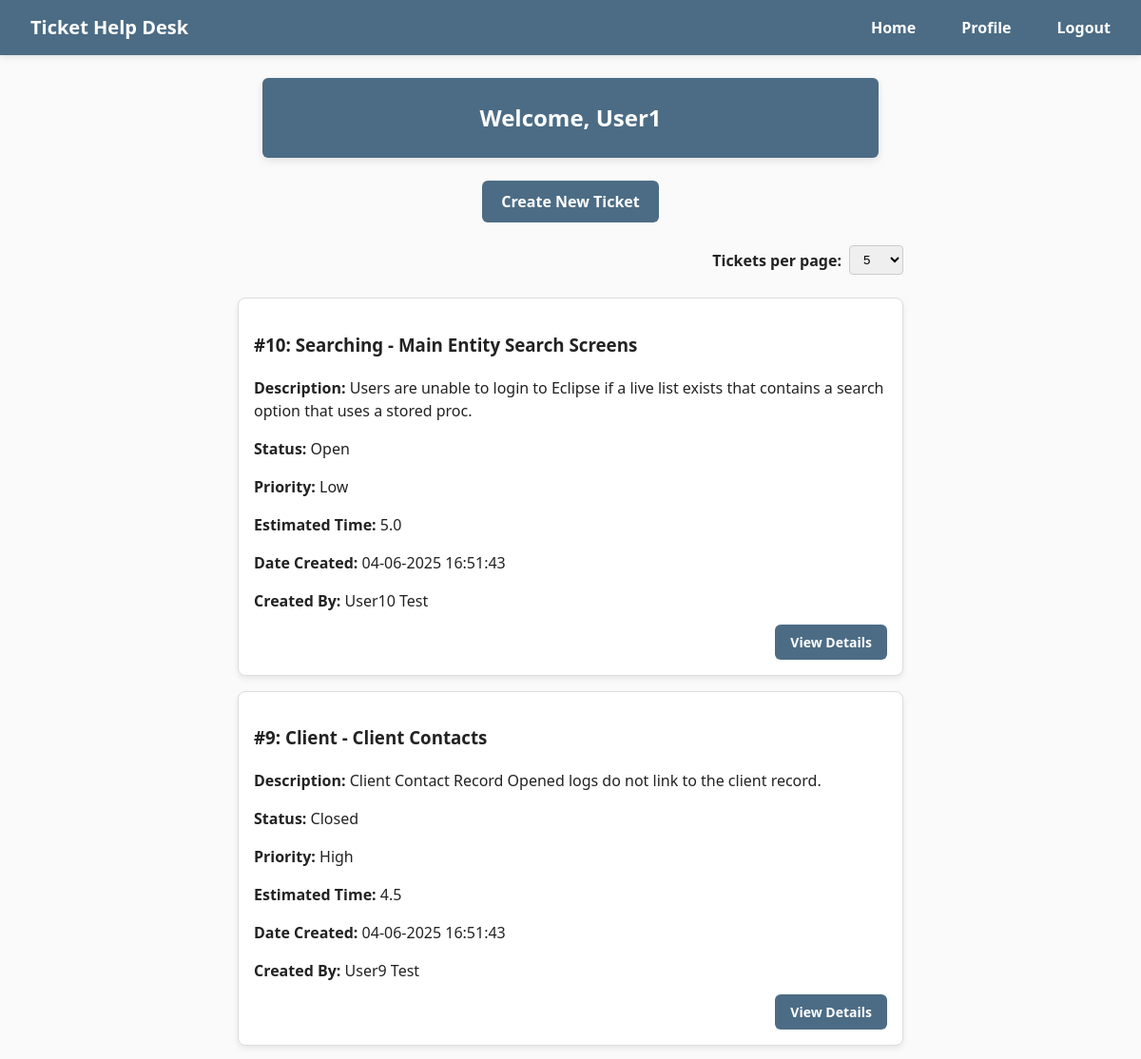
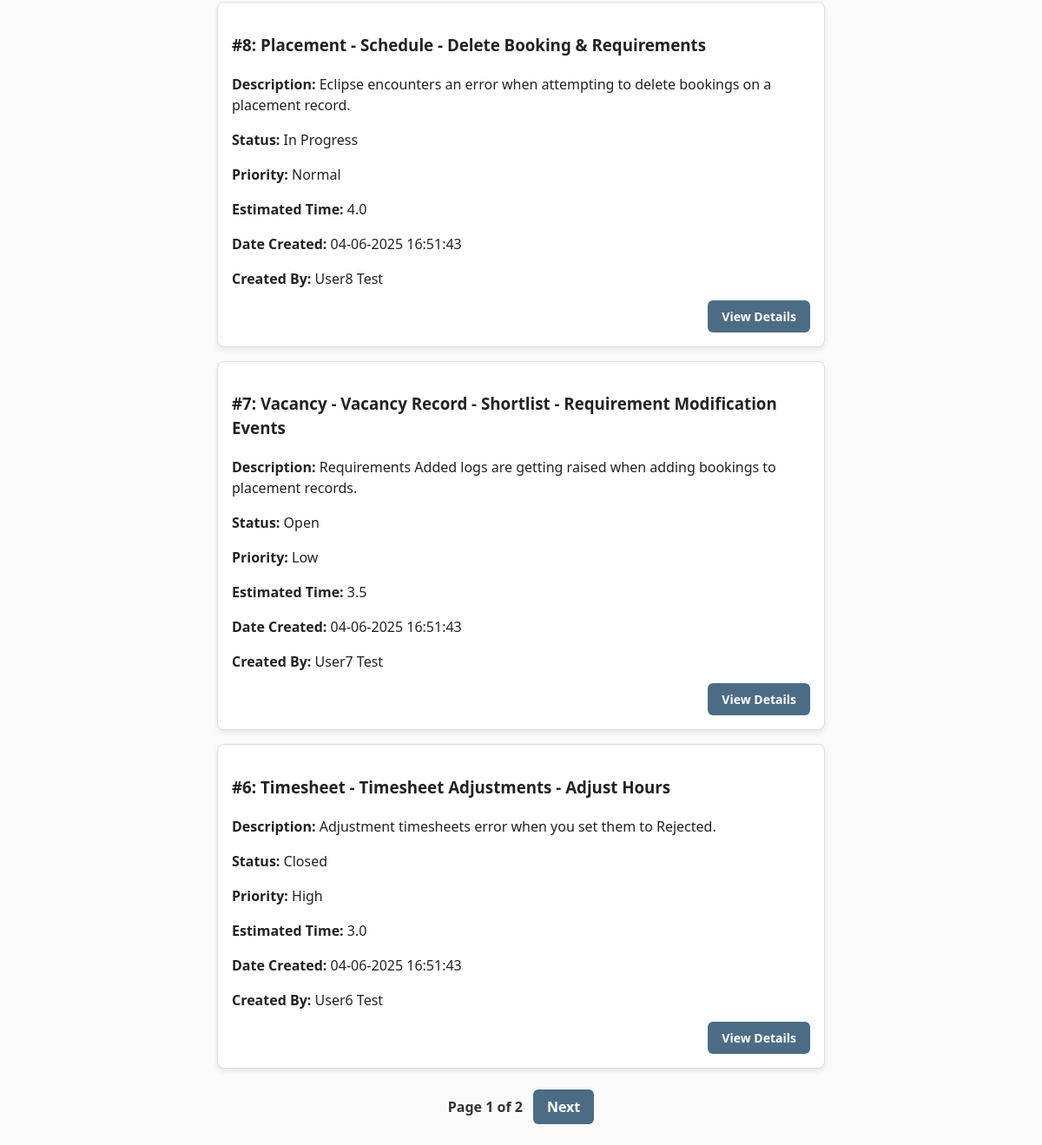
Page / (signed in) on the earlier database version (2 pictures, top to bottom).
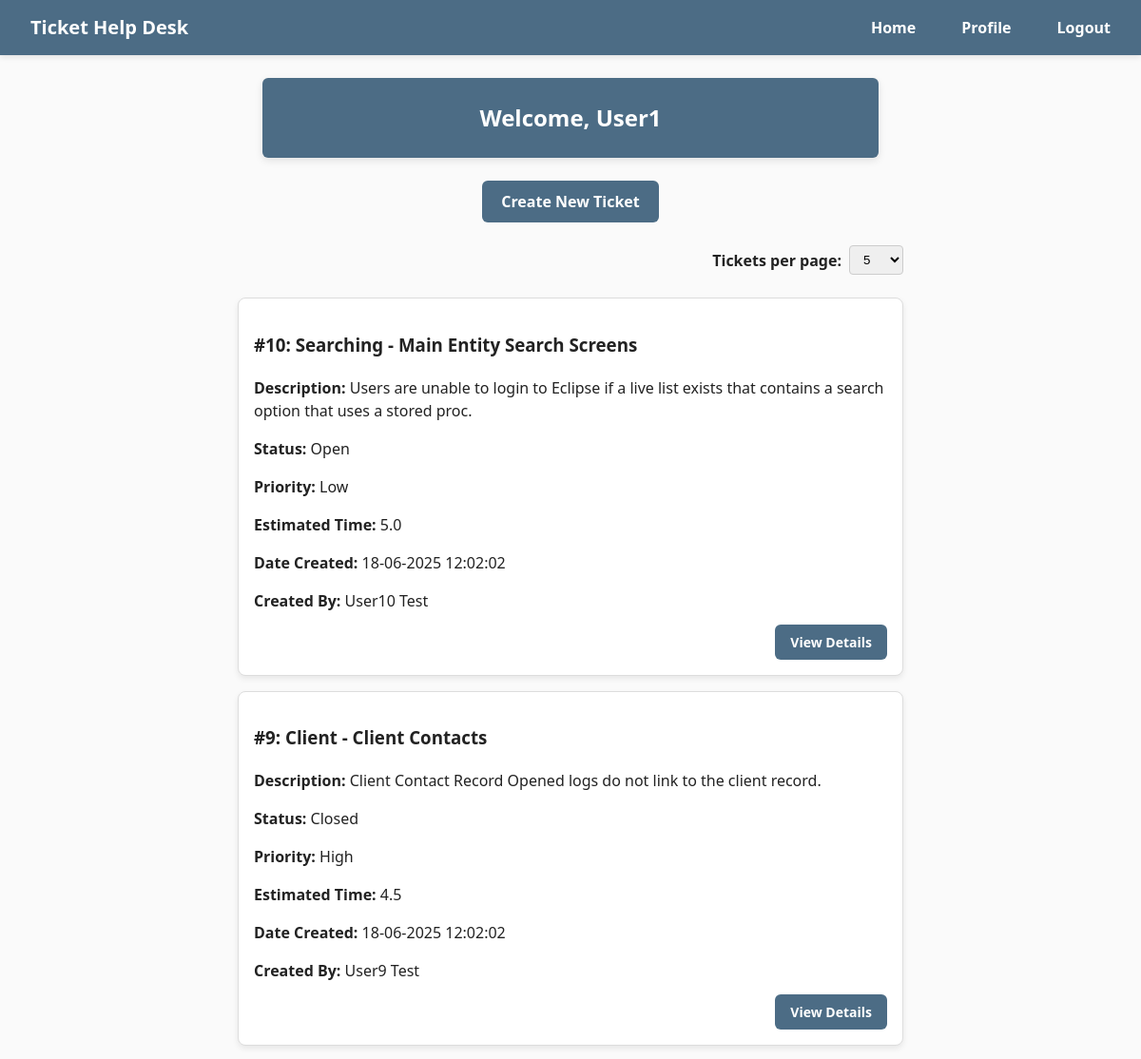
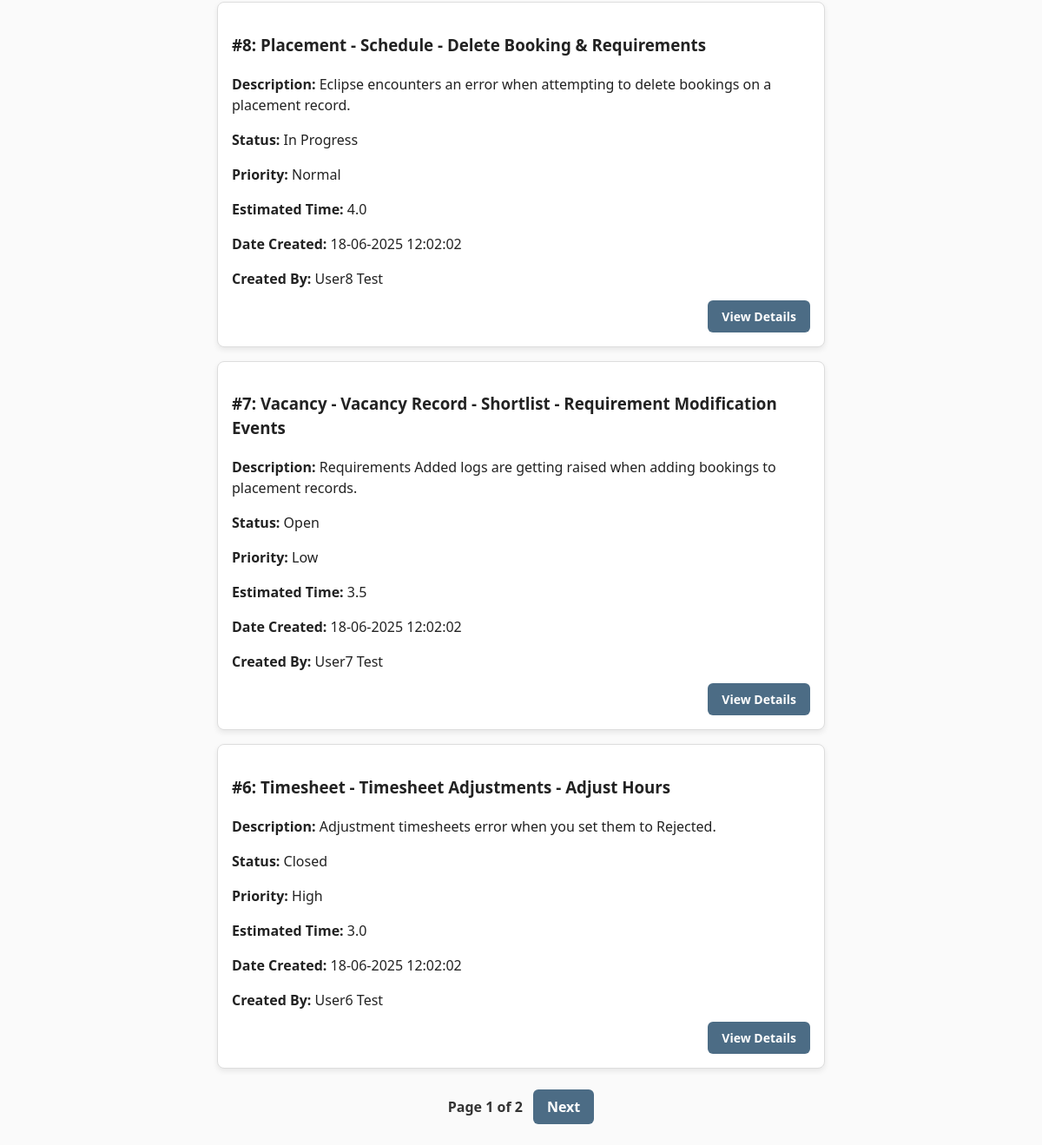
Same page on the later database version (2 pictures, top to bottom).
### HelpDeskTicketingSystem/models/UserModel.py (models this page shows)
class User(db.Model, UserMixin):
    id = db.Column(db.Integer, primary_key=True)
    forename = db.Column(db.String(50))
    surname = db.Column(db.String(50))
    email = db.Column(db.String(150), unique=True)
    password = db.Column(db.String(20))
    account_type = db.Column(db.String(20), nullable=False)

### HelpDeskTicketingSystem/models/TicketModel.py (models this page shows)
class Ticket(db.Model):
    id = db.Column(db.Integer, primary_key=True)
    subject = db.Column(db.String(100), nullable=False)
    description = db.Column(db.Text, nullable=False)
    status = db.Column(db.String(20), nullable=False)
    priority = db.Column(db.String(20), nullable=False)
    estimated_time = db.Column(db.Float, nullable=False)
    date_created = db.Column(db.DateTime(timezone=True), default=func.current_timestamp())
    date_updated = db.Column(db.DateTime(timezone=True), default=func.current_timestamp(), onupdate=func.current_timestamp())
    user_id = db.Column(db.Integer, db.ForeignKey('user.id'))
    user = relationship('User', backref='tickets')

### HelpDeskTicketingSystem/views/home.py (the view)
@home_bp.route('/')
@login_required
def home():
    page = request.args.get('page', 1, type=int)
    per_page = request.args.get('per_page', 5, type=int)
    if current_user.account_type == 'Administrator':
        tickets = Ticket.query.order_by(Ticket.id.desc()).paginate(page=page, per_page=per_page)
    else:
        tickets = Ticket.query.filter_by(user_id=current_user.id).order_by(Ticket.id.desc()).paginate(page=page, per_page=per_page)
    return render_template("home.html", user=current_user, tickets=tickets, per_page=per_page)

### HelpDeskTicketingSystem/__init__.py (called while the page is built)
def create_app(config_class=None):
    app = Flask(__name__)
    if config_class:
        app.config.from_object(config_class)
    else:
        app.config.from_object(Config)
    db.init_app(app)
    login_manager.init_app(app)
    login_manager.login_view = 'auth.login'
    from .views.home import home_bp
    from .views.auth import auth_bp
    from .views.users import users_bp
    from .views.tickets import tickets_bp
    app.register_blueprint(home_bp, url_prefix='/')
    app.register_blueprint(auth_bp, url_prefix='/')
    app.register_blueprint(tickets_bp, url_prefix='/')
    app.register_blueprint(users_bp, url_prefix='/')
    create_database(app)
    from .models import User
    @login_manager.user_loader
    def load_user(user_id):
        return User.query.get(int(user_id))
    return app

### HelpDeskTicketingSystem/templates/home.html (shortened to what this page needs)
{% extends "base.html" %}
{% block content %}
  <h2>Welcome, {{ user.forename }}</h2>
  <div class="create-ticket-wrapper">
    <a href="{{ url_for('tickets.create_ticket') }}" class="btn btn-primary btn-new-ticket">Create New Ticket</a>
  </div>
  <div class="per-page-form-wrapper">
  <form method="get" action="{{ url_for('home.home') }}" class="per-page-form">
    <label for="per_page">Tickets per page:</label>
    <select name="per_page" id="per_page" onchange="this.form.submit()">
      {% for option in [5, 10, 15, 20] %}
        <option value="{{ option }}" {% if per_page == option %}selected{% endif %}>{{ option }}</option>
      {% endfor %}
    </select>
  </form>
  </div>
  <br>
  {% if tickets.items %}
    <div class="list-group">
      {% for ticket in tickets.items %}
        <div class="entity-card entity-card--list">
          <h3>#{{ ticket.id }}: {{ ticket.subject }}</h3>
          <p><strong>Description:</strong> {{ ticket.description }}</p>
          <p><strong>Status:</strong> {{ ticket.status }}</p>
          <p><strong>Priority:</strong> {{ ticket.priority }}</p>
          <p><strong>Estimated Time:</strong> {{ ticket.estimated_time }}</p>
          <p><strong>Date Created:</strong> {{ ticket.date_created.strftime('%d-%m-%Y %H:%M:%S') }}</p>
          {% if current_user.account_type == 'Administrator' %}
            <p><strong>Created By:</strong> {{ ticket.user.forename }} {{ ticket.user.surname }}</p>
          {% endif %}
          <a href="{{ url_for('tickets.ticket_details', ticket_id=ticket.id) }}" class="btn btn-primary">View Details</a>
        </div>
      {% endfor %}
    </div>
    <div class="pagination">
      Page {{ tickets.page }} of {{ tickets.pages }}
      {% if tickets.has_next %}
        <a href="{{ url_for('home.home', page=tickets.next_num, per_page=per_page) }}" class="btn btn-secondary">Next</a>
      {% endif %}
    </div>
  {% else %}
    <p class="no-tickets">No tickets are associated with this user.</p>
  {% endif %}
{% endblock %}

### HelpDeskTicketingSystem/templates/base.html (shortened to what this page needs)
<!DOCTYPE html>
<html lang="en">
  <head>
    <link rel="stylesheet" href="{{ url_for('static', filename='main.css') }}" />
  </head>
  <body>
  <nav class="navbar">
  <div class="nav-container">
  <div class="navbar-brand">Ticket Help Desk</div>
  <ul class="navbar-links">
    {% if current_user.is_authenticated %}
      <li><a href="{{ url_for('home.home') }}">Home</a></li>
      <li><a href="{{ url_for('users.profile') }}">Profile</a></li>
      <li><a href="{{ url_for('auth.logout') }}">Logout</a></li>
    {% else %}
      <li><a href="{{ url_for('auth.login') }}">Login</a></li>
      <li><a href="{{ url_for('auth.register') }}">Register</a></li>
    {% endif %}
  </ul>
</div>
</nav>
    <main class="container main-content">
      {% block content %} {% endblock %}
    </main>
  </body>
</html>

### HelpDeskTicketingSystem/static/main.css (style rules this page uses)
body { margin: 0; padding: 0; font-family: "Segoe UI", sans-serif; font-size: 16px; line-height: 1.5; color: #222; background-color: #fafafa; }
h2 { background: #fff; padding: 24px; border-radius: 6px; box-shadow: 0 3px 8px rgba(0, 0, 0, 0.1); max-width: 600px; margin: 0 auto; text-align: center; margin-bottom: 24px; background-color: #4C6C85; color: #fff; }
a { color: #4C6C85; text-decoration: none; }
p { color: #222; text-decoration: none; font-weight: 300; }
.container { max-width: 900px; margin: 0 auto; padding: 24px 16px; }
.navbar { width: 100%; background-color: #4C6C85; box-shadow: 0 2px 6px rgba(0, 0, 0, 0.1); padding: 0; }
.navbar .nav-container { display: flex; justify-content: flex-start; align-items: center; max-width: auto; margin: 0 auto; padding: 0 16px; }
.navbar .navbar-brand { color: #fff; font-weight: 700; font-size: 1.25rem; text-decoration: none; padding: 14px 16px; }
.navbar .navbar-links { display: flex; list-style: none; margin: 0; padding: 0; align-items: center; margin-left: auto; }
.navbar .navbar-links li { margin-left: 16px; }
.navbar .navbar-links a { display: block; padding: 14px 16px; color: #fff; text-decoration: none; font-weight: 600; border-radius: 4px; transition: background-color 0.2s; }
.create-ticket-wrapper { text-align: center; margin: 24px 0; }
.btn-new-ticket { display: inline-block; background-color: #4C6C85; color: #fff; padding: 10px 20px; font-size: 1rem; font-weight: 600; border: none; border-radius: 6px; cursor: pointer; transition: background-color 0.2s ease; }
.per-page-form-wrapper { display: flex; justify-content: flex-end; max-width: 700px; margin: 0 16px 0 100px; padding: 0; }
.per-page-form { display: flex; justify-content: flex-end; align-items: center; gap: 8px; font-weight: 600; margin: 0; margin-left: 32px; }
.per-page-form label { margin: 0; font-weight: 600; }
.per-page-form select { padding: 6px 10px; border-radius: 4px; border: 1px solid #ccc; }
.pagination { display: flex; justify-content: center; align-items: center; gap: 12px; margin-top: 24px; font-weight: 600; color: #333; font-size: 1rem; }
.pagination a.btn { background-color: #4C6C85; color: #fff; padding: 8px 16px; border-radius: 6px; border: none; font-weight: 700; text-decoration: none; cursor: pointer; transition: background-color 0.2s; }
.list-group { list-style: none; padding: 0; max-width: 700px; margin: 0 auto; }
.entity-card { background: #fff; border: 1px solid #ddd; border-radius: 8px; box-shadow: 0 3px 6px rgba(0, 0, 0, 0.08); padding: 16px; margin-bottom: 16px; }
.entity-card--list { position: relative; max-width: 800px; margin-left: auto; margin-right: auto; text-align: left; padding-bottom: 50px; }
.entity-card--list .btn-primary { position: absolute; bottom: 16px; right: 16px; width: auto; padding: 8px 16px; font-size: 14px; font-weight: 700; border: none; border-radius: 6px; background: #4C6C85; color: #fff; cursor: pointer; }

Differences in the rows shown:
changed Ticket "Searching - Main Entity Search Screens": date_created "04-06-2025 16:51:43" → "18-06-2025 12:02:02"
changed Ticket "Client - Client Contacts": date_created "04-06-2025 16:51:43" → "18-06-2025 12:02:02"
changed Ticket "Placement - Schedule - Delete Booking & Requirements": date_created "04-06-2025 16:51:43" → "18-06-2025 12:02:02"
changed Ticket "Vacancy - Vacancy Record - Shortlist - Requirement Modification Events": date_created "04-06-2025 16:51:43" → "18-06-2025 12:02:02"
changed Ticket "Timesheet - Timesheet Adjustments - Adjust Hours": date_created "04-06-2025 16:51:43" → "18-06-2025 12:02:02"
